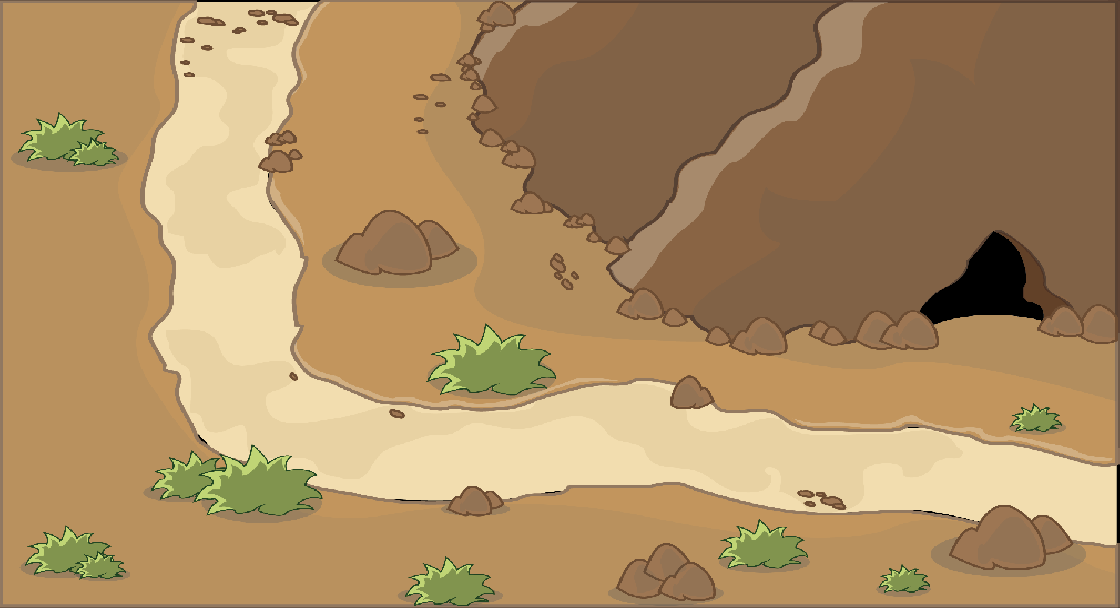

A 2D game scene composited from a Tiled map and its tileset images. What follows is a short description and the map's XML, with each tile layer's data collapsed to a summary:
An orthogonal 70x38 tile map with 16x16 px tiles, 2 tile layers (map, chao).

<map version="1.0" tiledversion="1.1.4" orientation="orthogonal" renderorder="left-up" width="70" height="38" tilewidth="16" tileheight="16" infinite="0" nextobjectid="1">
 <tileset firstgid="1" name="map2" tilewidth="16" tileheight="16" tilecount="2660" columns="70">
  <image source="map2.png" width="1120" height="608" />
 </tileset>
 <layer name="map" width="70" height="38">
  <data>[2660 cells, 2660 non-empty, 2660 distinct tile ids]</data>
 </layer>
 <layer name="chao" width="70" height="38">
  <data>[2660 cells, 84 non-empty, 84 distinct tile ids]</data>
 </layer>
</map>